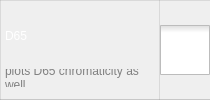
                      <widget class="QWidget" name="widget_34" native="true">
                       <property name="sizePolicy">
                        <sizepolicy hsizetype="Preferred" vsizetype="Fixed">
                         <horstretch>0</horstretch>
                         <verstretch>0</verstretch>
                        </sizepolicy>
                       </property>
                       <property name="minimumSize">
                        <size>
                         <width>0</width>
                         <height>50</height>
                        </size>
                       </property>
                       <property name="maximumSize">
                        <size>
                         <width>16777215</width>
                         <height>16777215</height>
                        </size>
                       </property>
                       <property name="styleSheet">
                        <string notr="true">
QWidget {
	border-bottom: 1px solid rgba(129, 129, 129, 50);
}
</string>
                       </property>
                       <layout class="QHBoxLayout" name="horizontalLayout_21">
                        <property name="spacing">
                         <number>0</number>
                        </property>
                        <property name="leftMargin">
                         <number>0</number>
                        </property>
                        <property name="topMargin">
                         <number>0</number>
                        </property>
                        <property name="rightMargin">
                         <number>0</number>
                        </property>
                        <property name="bottomMargin">
                         <number>0</number>
                        </property>
                        <item>
                         <widget class="QWidget" name="widget_21" native="true">
                          <property name="styleSheet">
                           <string notr="true">QWidget {border: 1px solid rgba(129, 129, 129, 50); color: grey}</string>
                          </property>
                          <layout class="QVBoxLayout" name="verticalLayout_17">
                           <property name="spacing">
                            <number>2</number>
                           </property>
                           <property name="leftMargin">
                            <number>5</number>
                           </property>
                           <property name="topMargin">
                            <number>5</number>
                           </property>
                           <property name="rightMargin">
                            <number>5</number>
                           </property>
                           <property name="bottomMargin">
                            <number>5</number>
                           </property>
                           <item>
                            <widget class="QLabel" name="label_35">
                             <property name="minimumSize">
                              <size>
                               <width>150</width>
                               <height>50</height>
                              </size>
                             </property>
                             <property name="maximumSize">
                              <size>
                               <width>16777215</width>
                               <height>50</height>
                              </size>
                             </property>
                             <property name="styleSheet">
                              <string notr="true">border: 0px; color: white;</string>
                             </property>
                             <property name="text">
                              <string>D65</string>
                             </property>
                            </widget>
                           </item>
                           <item>
                            <widget class="QLabel" name="label_36">
                             <property name="minimumSize">
                              <size>
                               <width>0</width>
                               <height>18</height>
                              </size>
                             </property>
                             <property name="maximumSize">
                              <size>
                               <width>16777215</width>
                               <height>18</height>
                              </size>
                             </property>
                             <property name="contextMenuPolicy">
                              <enum>Qt::CustomContextMenu</enum>
                             </property>
                             <property name="styleSheet">
                              <string notr="true">border:0;</string>
                             </property>
                             <property name="text">
                              <string>plots D65 chromaticity as well. </string>
                             </property>
                             <property name="scaledContents">
                              <bool>false</bool>
                             </property>
                             <property name="wordWrap">
                              <bool>true</bool>
                             </property>
                            </widget>
                           </item>
                          </layout>
                         </widget>
                        </item>
                        <item>
                         <widget class="QCheckBox" name="checkBox_6">
                          <property name="sizePolicy">
                           <sizepolicy hsizetype="Minimum" vsizetype="Expanding">
                            <horstretch>0</horstretch>
                            <verstretch>0</verstretch>
                           </sizepolicy>
                          </property>
                          <property name="minimumSize">
                           <size>
                            <width>50</width>
                            <height>0</height>
                           </size>
                          </property>
                          <property name="maximumSize">
                           <size>
                            <width>50</width>
                            <height>16777215</height>
                           </size>
                          </property>
                          <property name="styleSheet">
                           <string notr="true">QCheckBox {
	border-top: 1px solid rgba(129, 129, 129, 50);
	border-bottom: 1px solid rgba(129, 129, 129, 50);
	border-radius: 0px;
}

QCheckBox::indicator:checked {
    image: url(./resources/icons/toggle-button-on.png);
}

QCheckBox::indicator:unchecked {
    image: url(./resources/icons/toggle-button-off.png);
}
QCheckBox::indicator {
    width: 50px;
    height: 50px;
}</string>
                          </property>
                          <property name="text">
                           <string/>
                          </property>
                         </widget>
                        </item>
                       </layout>
                      </widget>
